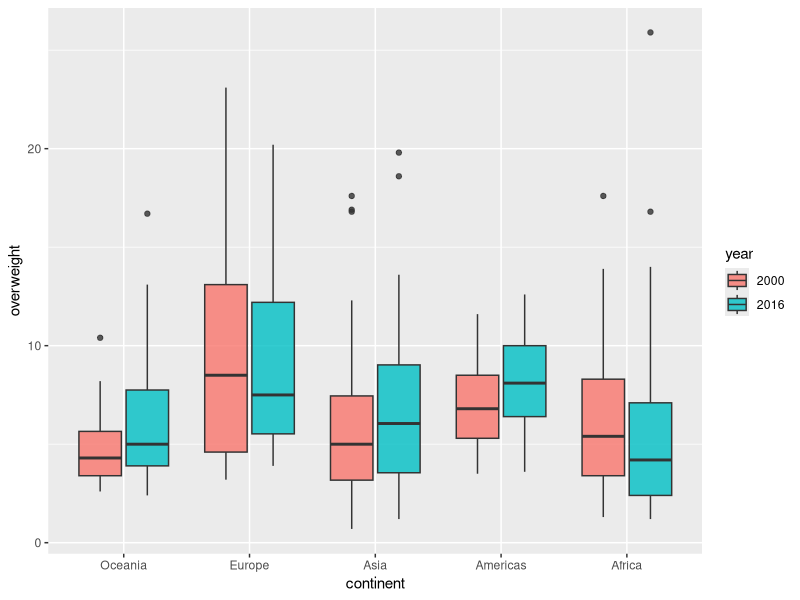

This chart was generated by the following R code:
library(tidyverse)

world_bank_countries <- read_csv("data/world_bank_countries.csv")

world_bank_countries %>% 
  filter(year %in% c(2000, 2016)) %>% 
  mutate(
    year = year %>% as_factor,
    continent = continent %>% as_factor %>% 
      fct_relevel("Oceania", "Europe", "Asia", "Americas", "Africa")) %>%
  ggplot(aes(x = continent,
             y = overweight,
             fill = year)) +
  geom_boxplot(width = 0.75, 
               alpha = .8,
               position = position_dodge2(padding = 0.1))
